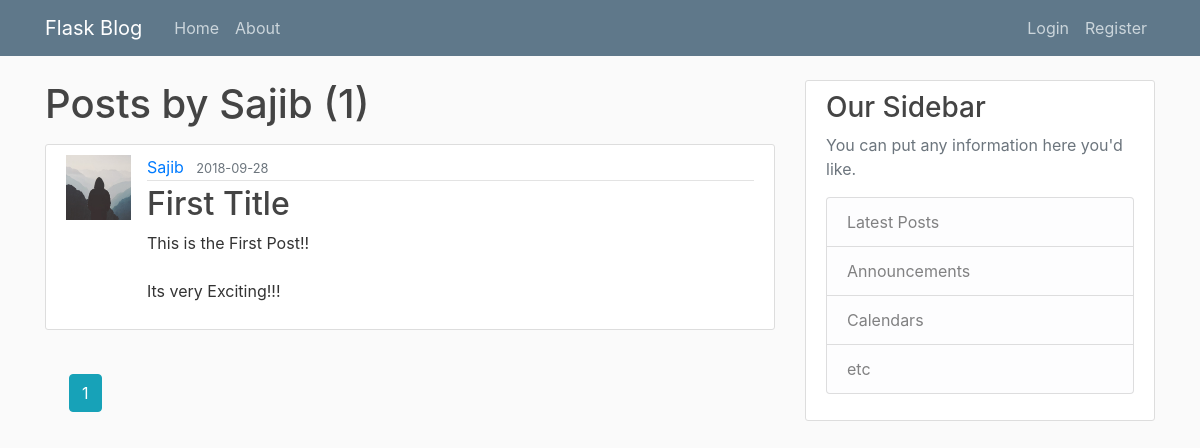
The page /user/Sajib on the database as committed earlier.
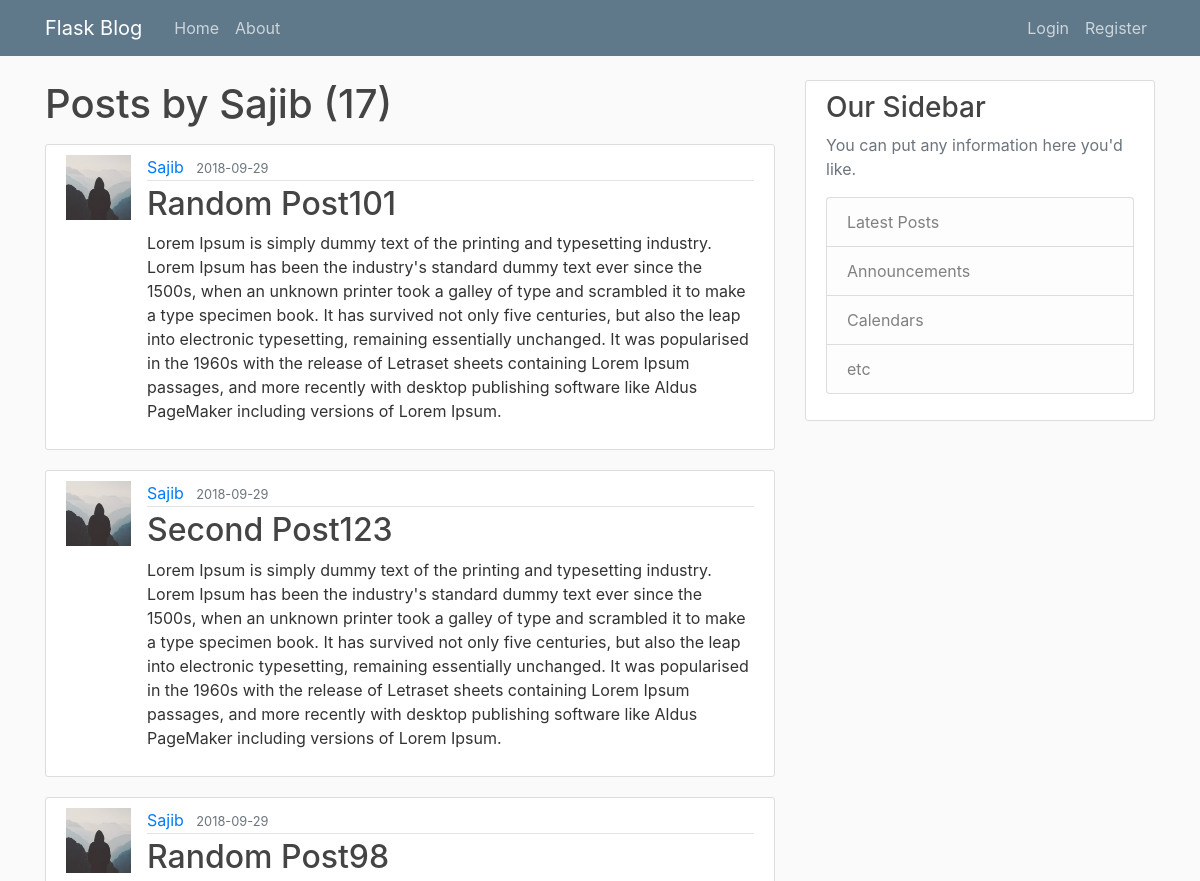
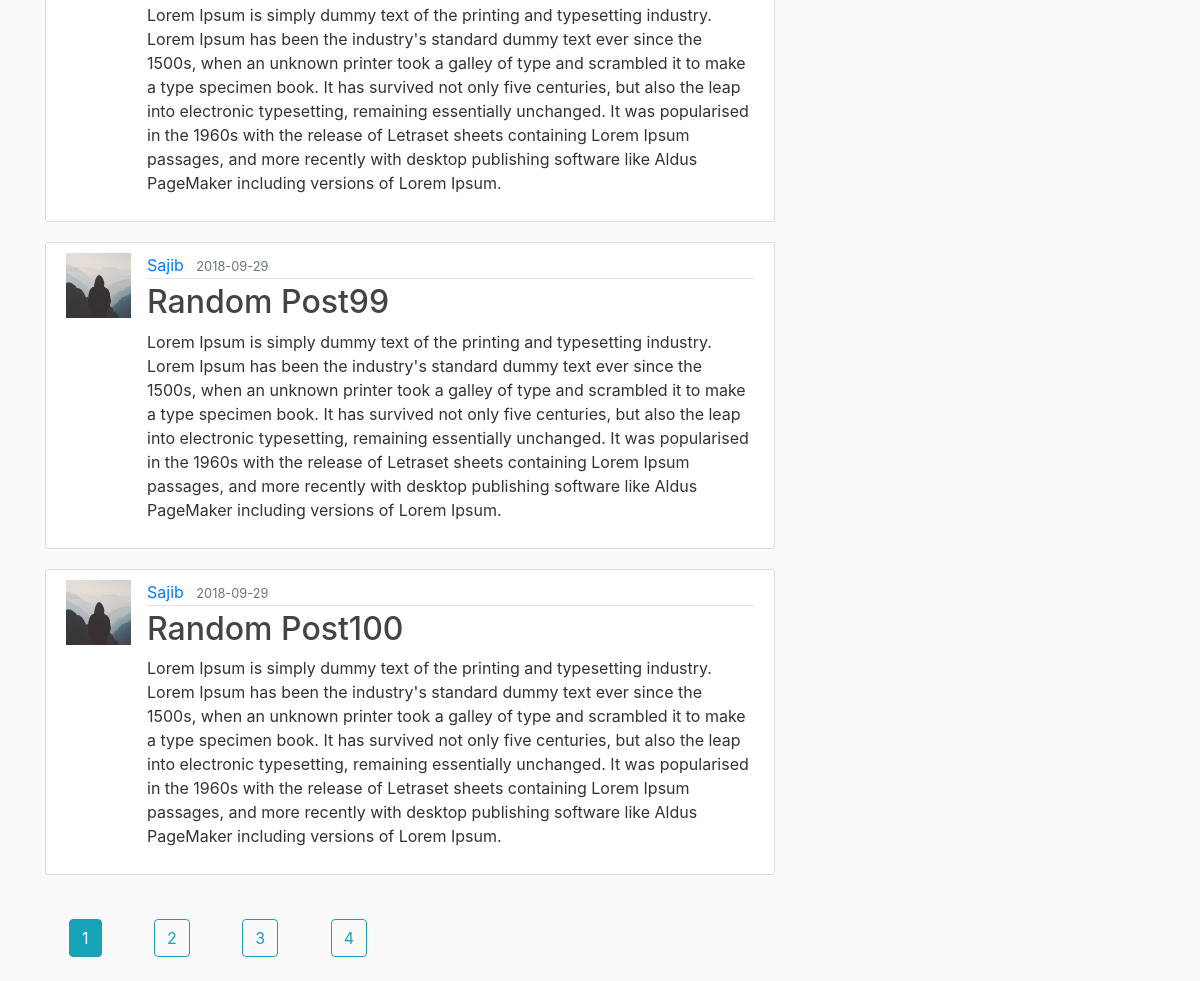
The same page on the database as committed later (2 pictures, top to bottom).
### Demoapp/models.py (models this page shows, shortened)
class Post(db.Model):
    id = db.Column(db.Integer,primary_key=True)
    title = db.Column(db.String(100),nullable=False)
    date_posted = db.Column(db.DateTime,nullable=False,default=datetime.utcnow)
    content = db.Column(db.Text,nullable=False)
    user_id = db.Column(db.Integer,db.ForeignKey('user.id'),nullable=False)

class User(db.Model,UserMixin):
    id = db.Column(db.Integer,primary_key=True)
    username = db.Column(db.String(20),unique=True,nullable=False)
    email = db.Column(db.String(120),unique=True,nullable=False)
    image_file = db.Column(db.String(20),nullable=False,default='default.jpg')
    password = db.Column(db.String(60),nullable=False)
    post = db.relationship('Post',backref='author',lazy=True)

### Demoapp/routes.py (the view)
@app.route('/user/<string:username>')
def user_posts(username):
    page = request.args.get('page',1,type=int)
    user = User.query.filter_by(username=username).first_or_404()
    posts = Post.query.filter_by(author=user)\
        .order_by(Post.date_posted.desc())\
        .paginate(page=page,per_page=5)
    return render_template('user_posts.html',posts=posts,user=user)

### Demoapp/templates/user_posts.html
{% extends "base.html" %}
{% block content %}
  <h1 class="mb-3">Posts by {{user.username}} ({{posts.total}})</h1>
  {% if posts %}
    {% for post in posts.items %}
      <article class="media content-section">
        <img class="img-rounded article-img" src="{{ url_for('static',filename="profile_pics/" + post.author.image_file) }}" />
        <div class="media-body">
            <div class="article-metadata">
              <a class="mr-2" href="{{url_for('user_posts',username=post.author.username)}}">{{ post.author.username }}</a>
              <small class="text-muted">{{ post.date_posted.strftime('%Y-%m-%d') }}</small>
            </div>
            <h2><a class="article-title" href="{{url_for('detail_post',post_id=post.id)}}">{{ post.title }}</a></h2>
            <p class="article-content">{{ post.content }}</p>
        </div>
      </article>
    {% endfor %}
    {% for page_num in posts.iter_pages(left_edge=1,right_edge=1,left_current=1,right_current=2) %}
      {% if page_num %}
        {% if posts.page==page_num %}
          <a class="btn btn-info m-4" href="{{url_for('user_posts',username=user.username,page=page_num)}}">{{page_num}}</a>
        {% else %}
          <a class="btn btn-outline-info m-4" href="{{url_for('user_posts',username=user.username,page=page_num)}}">{{page_num}}</a>
        {% endif %}
      {% else %}
        ...
      {% endif %}
    {% endfor %}
  {% endif %}
{% endblock %}

Rows that differ between the two databases and show on the page:
no longer on this page (row unchanged): Post: image_file (placeholder picture), author.username "Sajib", date_posted "2018-09-28", title "First Title", content "This is the First Post!! Its very Exciting!!!"
added Post: image_file (placeholder picture), author.username "Sajib", date_posted "2018-09-29", title "Random Post101", content "Lorem Ipsum is simply dummy text of the printing and typesetting industry. Lorem Ipsum has been the industry's standard dummy text ever since the 1500s, when an unknown printer took a galley of type and scrambled it to make a type specimen book. It has survived not only five centuries, but also the leap into electronic typesetting, remaining essentially unchanged. It was popularised in the 1960s with the release of Letraset sheets containing Lorem Ipsum passages, and more recently with desktop publishing software like Aldus PageMaker including versions of Lorem Ipsum."
added Post: image_file (placeholder picture), author.username "Sajib", date_posted "2018-09-29", title "Second Post123", content "Lorem Ipsum is simply dummy text of the printing and typesetting industry. Lorem Ipsum has been the industry's standard dummy text ever since the 1500s, when an unknown printer took a galley of type and scrambled it to make a type specimen book. It has survived not only five centuries, but also the leap into electronic typesetting, remaining essentially unchanged. It was popularised in the 1960s with the release of Letraset sheets containing Lorem Ipsum passages, and more recently with desktop publishing software like Aldus PageMaker including versions of Lorem Ipsum."
added Post: image_file (placeholder picture), author.username "Sajib", date_posted "2018-09-29", title "Random Post98", content "Lorem Ipsum is simply dummy text of the printing and typesetting industry. Lorem Ipsum has been the industry's standard dummy text ever since the 1500s, when an unknown printer took a galley of type and scrambled it to make a type specimen book. It has survived not only five centuries, but also the leap into electronic typesetting, remaining essentially unchanged. It was popularised in the 1960s with the release of Letraset sheets containing Lorem Ipsum passages, and more recently with desktop publishing software like Aldus PageMaker including versions of Lorem Ipsum."
added Post: image_file (placeholder picture), author.username "Sajib", date_posted "2018-09-29", title "Random Post99", content "Lorem Ipsum is simply dummy text of the printing and typesetting industry. Lorem Ipsum has been the industry's standard dummy text ever since the 1500s, when an unknown printer took a galley of type and scrambled it to make a type specimen book. It has survived not only five centuries, but also the leap into electronic typesetting, remaining essentially unchanged. It was popularised in the 1960s with the release of Letraset sheets containing Lorem Ipsum passages, and more recently with desktop publishing software like Aldus PageMaker including versions of Lorem Ipsum."
added Post: image_file (placeholder picture), author.username "Sajib", date_posted "2018-09-29", title "Random Post100", content "Lorem Ipsum is simply dummy text of the printing and typesetting industry. Lorem Ipsum has been the industry's standard dummy text ever since the 1500s, when an unknown printer took a galley of type and scrambled it to make a type specimen book. It has survived not only five centuries, but also the leap into electronic typesetting, remaining essentially unchanged. It was popularised in the 1960s with the release of Letraset sheets containing Lorem Ipsum passages, and more recently with desktop publishing software like Aldus PageMaker including versions of Lorem Ipsum."
Other text that changed with them:
{{ posts.total }}: "1" → "17"
new list line: "2"
new list line: "3"
new list line: "4"
